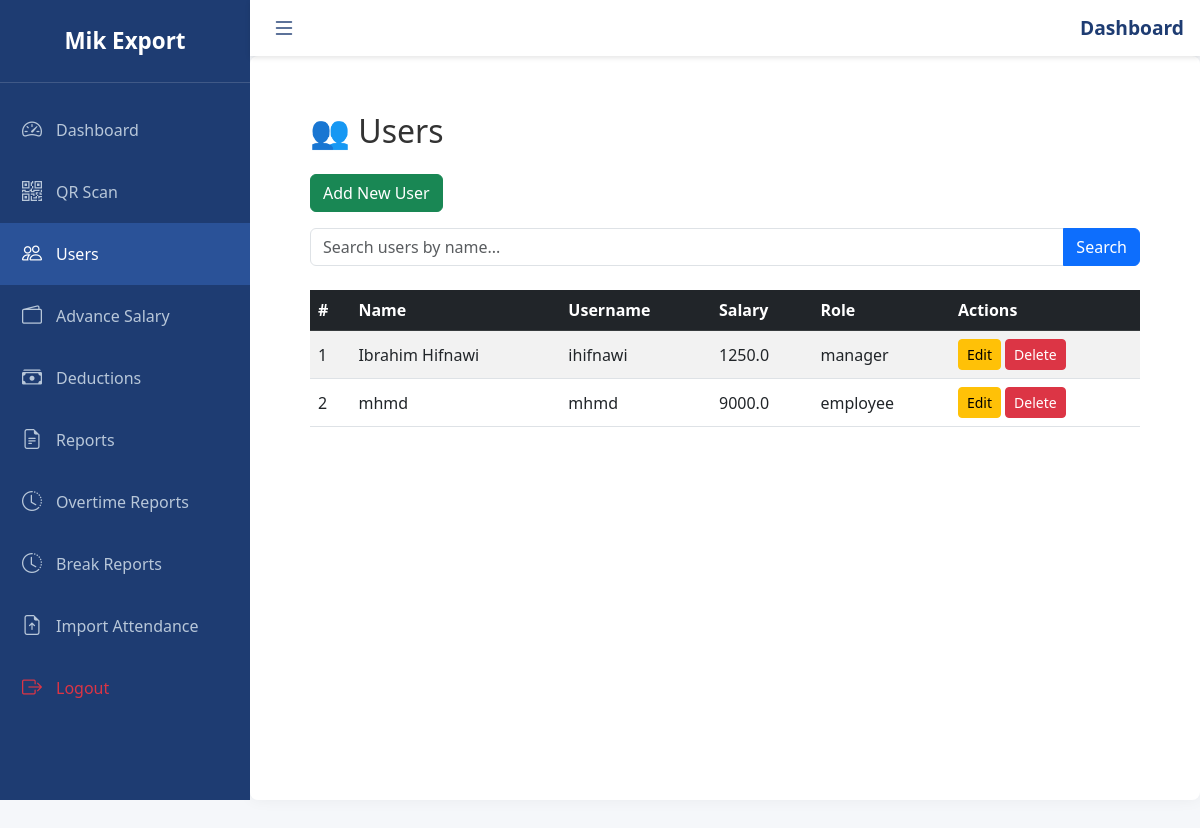
Screenshot of /users (signed in) with the database file from the repository.
### attendance_app/models.py (models this page shows, shortened)
class User(UserMixin, db.Model):
    id = db.Column(db.Integer, primary_key=True)
    name = db.Column(db.String(150), nullable=False)
    username = db.Column(db.String(100), unique=True, nullable=False)
    password = db.Column(db.String(128))
    role = db.Column(db.String(20), default='employee')
    salary_per_month = db.Column(db.Float, default=0.0)
    device_id = db.Column(db.String(128), unique=True, nullable=True)
    serial_number = db.Column(db.String(255), unique=True, nullable=True)

### attendance_app/routes.py (the view, shortened to what this page needs)
@app.route('/users')
@login_required
def users():
    q = request.args.get('q', '').strip()
    users_query = User.query
    if q:
        users_query = users_query.filter(User.name.ilike(f'%{q}%'))
    users = users_query.order_by(User.name).all()
    return render_template('users.html', users=users)

### attendance_app/models.py (called while the page is built)
@login_manager.user_loader
def load_user(user_id):
    return User.query.get(int(user_id))

### attendance_app/templates/users.html (shortened to what this page needs)
{% extends 'base.html' %}
{% block content %}
<div class="container py-4">
  <h2 class="mb-4">👥 Users</h2>
  <a href="{{ url_for('add_user') }}" class="btn btn-success mb-3">Add New User</a>
  <form method="get" class="mb-4">
    <div class="input-group">
      <input
        type="text"
        name="q"
        class="form-control"
        placeholder="Search users by name..."
        value="{{ request.args.get('q', '') }}"
        autofocus
      >
      <button type="submit" class="btn btn-primary">Search</button>
    </div>
  </form>
  <div class="table-responsive">
    <table class="table table-striped table-hover align-middle">
      <thead class="table-dark">
        <tr>
          <th>#</th>
          <th>Name</th>
          <th>Username</th>
          <th>Salary</th>
          <th>Role</th>
          <th>Actions</th>
        </tr>
      </thead>
      <tbody>
        {% for user in users %}
          <tr>
            <td>{{ loop.index }}</td>
            <td>{{ user.name }}</td>
            <td>{{ user.username }}</td>
            <td>{{ user.salary_per_month }}</td>
            <td>{{ user.role }}</td>
            <td>
              <a href="{{ url_for('edit_user', user_id=user.id) }}" class="btn btn-sm btn-warning">Edit</a>
              <a href="{{ url_for('delete_user', user_id=user.id) }}" class="btn btn-sm btn-danger">Delete</a>
            </td>
          </tr>
        {% else %}
          <tr>
            <td colspan="6" class="text-center">No users found.</td>
          </tr>
        {% endfor %}
      </tbody>
    </table>
  </div>
</div>
{% endblock %}

### attendance_app/templates/base.html (style rules this page uses)
body, html { height: 100%; margin: 0; font-family: 'Segoe UI', Tahoma, Geneva, Verdana, sans-serif; background-color: #f5f7fa; color: #333; }

### rows the page displays
User: name "Ibrahim Hifnawi", username "ihifnawi", salary_per_month "1250.0", role "manager"
User: name "mhmd", username "mhmd", salary_per_month "9000.0", role "employee"
